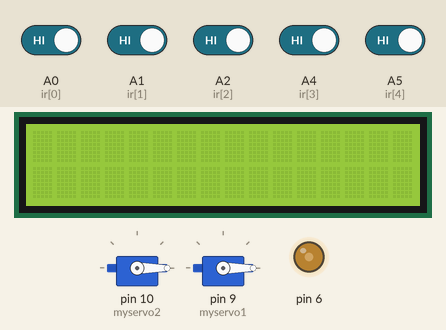
A sketch run on a simulated Arduino Uno, built with avr-gcc and run on an emulated ATmega328P. Parts: 2 × servo, 16×2 character LCD, output pins drawn as LEDs (lit = HIGH). Inputs (shaded band) come from the test bench; at power-on: A0 (ir[0]), A1 (ir[1]), A2 (ir[2]), A4 (ir[3]), A5 (ir[4]) HIGH.

Above: at 1.2 s.
1.3 s: A5 (ir[4]) driven LOW
At 1.6 s:
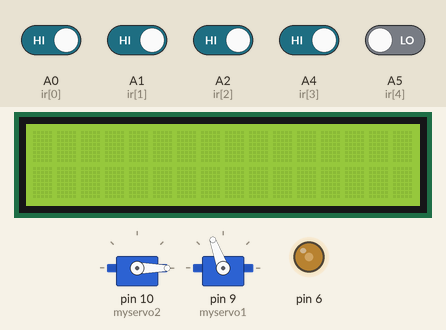
2.8 s: A5 (ir[4]) driven HIGH
At 5.1 s:
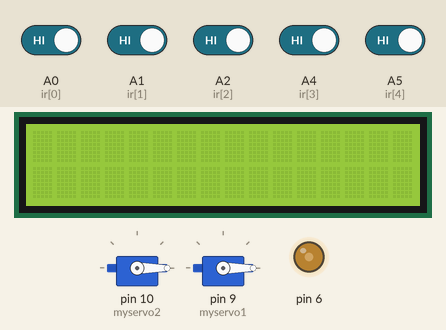
5.8 s: A0 (ir[0]) driven LOW and A4 (ir[3]) driven LOW
At 6.3 s:
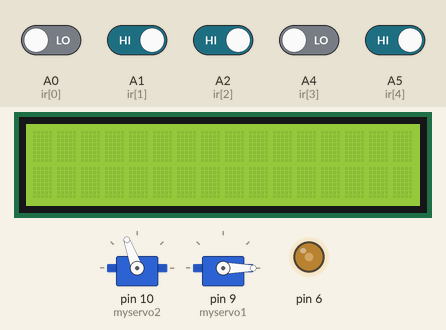
7.3 s: A5 (ir[4]) driven LOW
At 9.7 s:
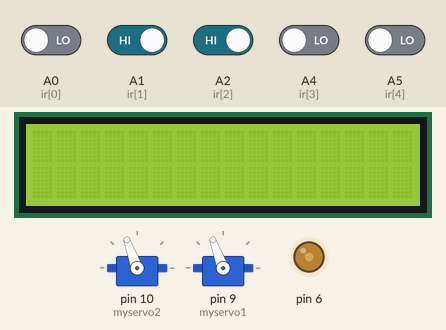
10.3 s: A4 (ir[3]) driven HIGH
At 13.2 s:
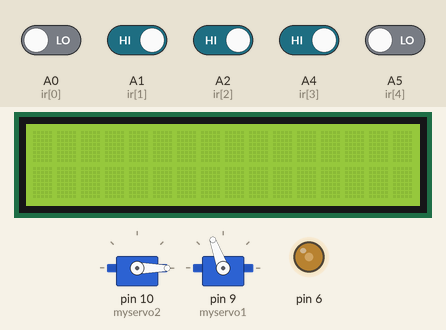
Timing chart, 0 to 14.3 s (numbered marks = the images above; inputs shaded):
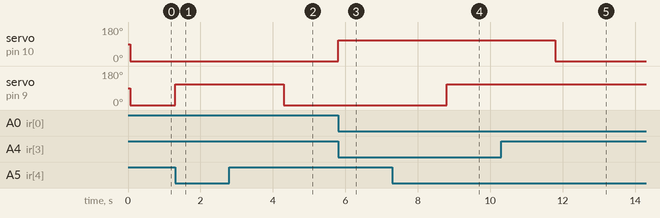

The sketch:

ParakingManagement_SYSTEM.ino
```cpp
#include <Servo.h>
#include <LiquidCrystal.h>
#include <string.h>
Servo myservo1;
Servo myservo2;
int Contrast=100;
LiquidCrystal lcd(12,11,5,4,3,2);
int ir[5]={A0,A1,A2,A4,A5};
int irs[5]={0,0,0,0,0};
char update[]="";
int start=0;
int slots_info;
int deku=0;

void setup() {
  Serial.begin(9600);
  for(int i=0;i<5;i++){
    pinMode(ir[i],INPUT);
  }
  myservo2.attach(10);
  myservo1.attach(9);
  analogWrite(6,Contrast);
  lcd.begin(16,2);
}

void loop(){
  initials();
  slot_printing();
  gate_entry();
  gate_exit();
}

void initials(){
  if (start==0){
    myservo1.write(0);
    myservo2.write(0);
    start=start+1;
  }
}

void slot_printing(){
  slots_info=checking();
  if (slots_info==0){
    deku=0;
  }
  else{
    sprintf(update,"%d",slots_info);
    deku=1;
  }
}

int checking(){
  int slots_available=0;
  for(int i=0;i<=2;i++){
    irs[i]=digitalRead(ir[i]);
    if (irs[i]==1){
      slots_available=slots_available*10+(i+1);
    }
  }
  return slots_available;
}

void gate_entry(){
  irs[4]=digitalRead(ir[4]);
  int count1=0;
  if (irs[4]==0){
    if (slots_info!=0){
      myservo1.write(110);
      count1++;
      delay(3000);
    }
  }
  else if(irs[4]==1 && count1>0){
    delay(3000);
    myservo1.write(0);
    count1=0;
  }
  else if(irs[4]==1 && count1==0){
    myservo1.write(0);
  }
}

void gate_exit(){
  irs[3]=digitalRead(ir[3]);
  int count2=0;
    if (irs[3]==0){
    if (strlen(update)!=3){
      myservo2.write(110);
      count2++;
      delay(3000);
    }
  }
  else if(irs[3]==1 && count2>0){
    delay(3000);
    myservo2.write(0);
    count2=0;
  }
  else if(irs[3]==1 && count2==0){
    myservo2.write(0);
  }
}

void printing(){
  if (deku==0){
    lcd.setCursor(0,0);
    lcd.print("SLOTS AVAILABLE");
    lcd.setCursor(0 ,1);
    lcd.print("0");
  }
  else if(deku==1){
    lcd.setCursor(0,0);
    lcd.print("SLOTS AVAILABLE");
    lcd.setCursor(0 ,1);
    lcd.print(update);
  }
}
```

Measured:
- after the input at 1.3 s, servo on pin 9 (myservo1): 0° → 110° at once
- after the input at 2.8 s, servo on pin 9 (myservo1): 110° → 0° after 1.5 s
- after the input at 5.8 s, servo on pin 10 (myservo2): 0° → 110° at once
- after the input at 7.3 s, servo on pin 9 (myservo1): 0° → 110° after 1.5 s
- after the input at 10.3 s, servo on pin 10 (myservo2): 110° → 0° after 1.5 s
